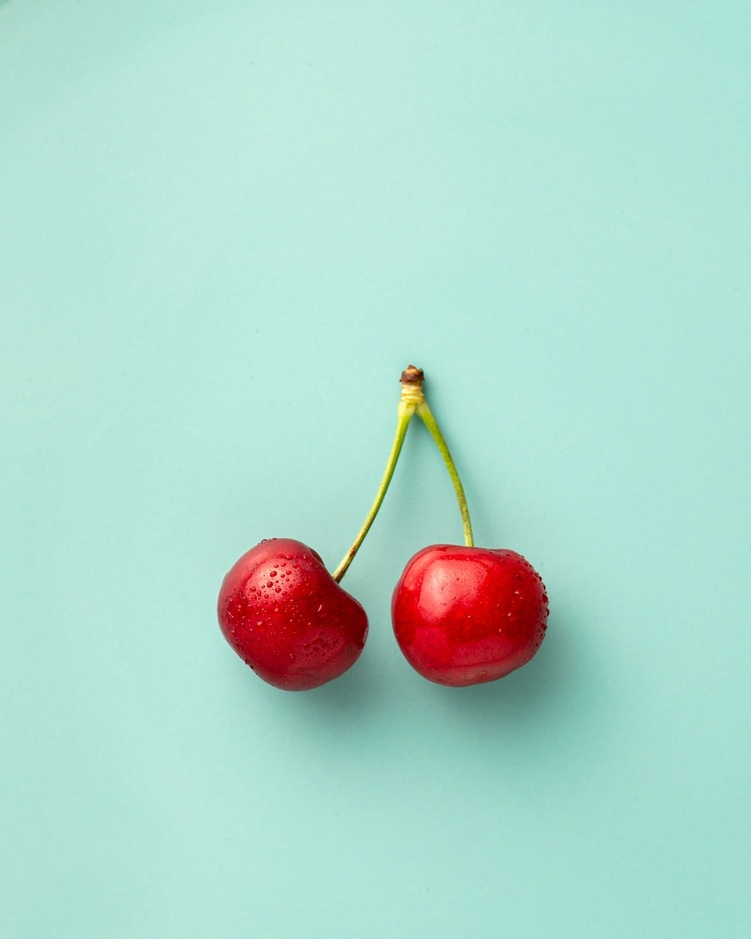
#> input picture images/final/image.jpeg, 751 x 939 px, shrunk from 1000 x 1250 before the run, given in place of image.jpg, which was not available
$ python test.py
#> lines starting #> are read from the running program, lines starting #| are printed output that depends on the picture; after the words box and inside, x2 and y2 are one past the last pixel; in counts of white or black regions, pixels touching at a corner belong together; pictures that were not available may be replaced by others from this repository, and a replacement may not be noted
import cv2

# Load and preprocess image
img = cv2.imread('image.jpg')
#> img is the input picture: shape (939, 751, 3); mean B, G, R 204.1, 215.5, 175
gray = cv2.cvtColor(img, cv2.COLOR_BGR2GRAY)
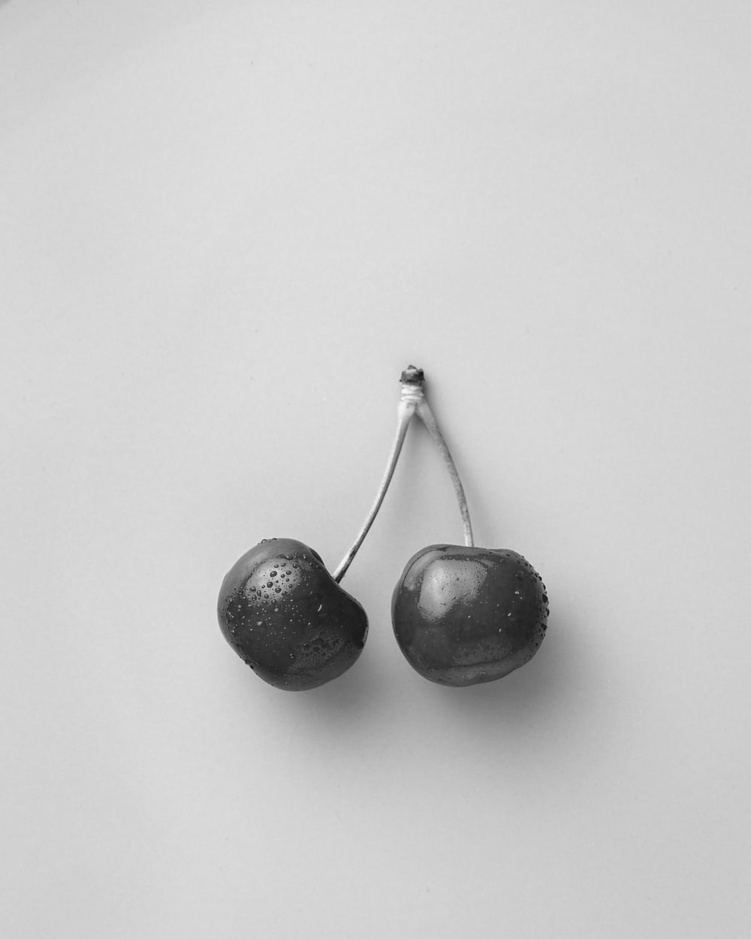
#> gray: shape (939, 751); min 15, max 249, mean 202
blur = cv2.GaussianBlur(gray, (5, 5), 0)
_, thresh = cv2.threshold(blur, 127, 255, cv2.THRESH_BINARY)
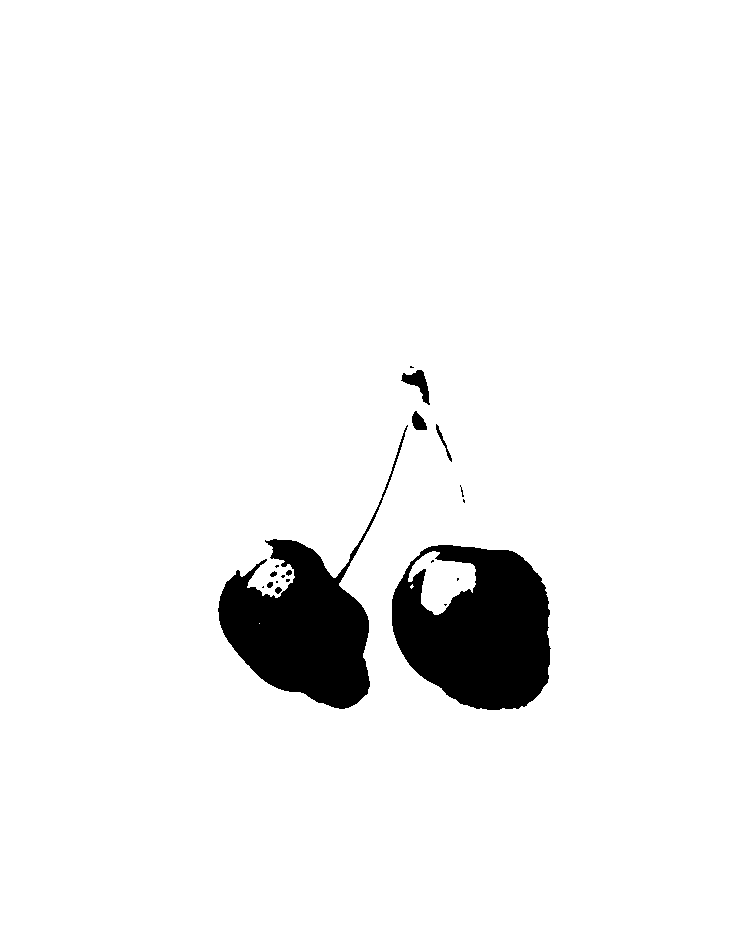
#> thresh: shape (939, 751); 94.8% white; 20 black regions (11 under 20 px)

# Detect contours
contours, _ = cv2.findContours(thresh, cv2.RETR_TREE, cv2.CHAIN_APPROX_SIMPLE)
#> contours = 25 contours, 13 with area under 20; largest, box (x1, y1, x2, y2) and area: (0, 0, 751, 939) 703500, (391, 544, 552, 711) 21442, (217, 424, 409, 710) 17136, (408, 551, 476, 615) 2328, (400, 369, 431, 406) 459

# Group contours by object
object_contours = []
for contour in contours:
    # Extract features from contour
    features = cv2.boundingRect(contour)
    # Check if contour belongs to an existing object
    matched = False
    for obj_contour in object_contours:
        obj_features = cv2.boundingRect(obj_contour[0])
        # Check if features match within a threshold
        if abs(features[0]-obj_features[0])<50 and abs(features[1]-obj_features[1])<50:
            obj_contour.append(contour)
            matched = True
            break
    # Create new object if no match found
    if not matched:
        object_contours.append([contour])
#> this loop made 25 passes
#> features on passes 2 to 13: (274, 586, 9, 9), (261, 585, 4, 4), (266, 581, 8, 8), (275, 580, 4, 4), (285, 578, 6, 5), (280, 574, 6, 5), (269, 570, 9, 8), (285, 569, 8, 8), (274, 564, 6, 5), (391, 544, 161, 167), (410, 584, 4, 5), (408, 551, 68, 64)
#> (contour, features) on pass 1: ([[0, 0], [0, 938], [750, 938], [750, 0]], (0, 0, 751, 939))
#> after the loop, obj_contour = 2 contours, 1 with area under 20; largest, box (x1, y1, x2, y2) and area: (400, 369, 431, 406) 459; object_contours = 8 items

# Draw bounding boxes
for obj_contour in object_contours:
    # Compute bounding box of object
    x,y,w,h = cv2.boundingRect(obj_contour[0])
    cv2.rectangle(img,(x,y),(x+w,y+h),(0,255,0),2)
#> this loop made 8 passes
#> (x, y, w, h) on passes 2, 3, 5, 6, 7, 8: (274, 586, 9, 9), (391, 544, 161, 167), (462, 498, 4, 6), (217, 424, 192, 286), (435, 423, 18, 40), (400, 369, 31, 37)
#> (obj_contour, x, y, w, h) on passes 1, 4: ([[[0, 0], [0, 938], [750, 938], [750, 0]]], 0, 0, 751, 939), (2 contours, all with area under 20, 443, 603, 5, 4)
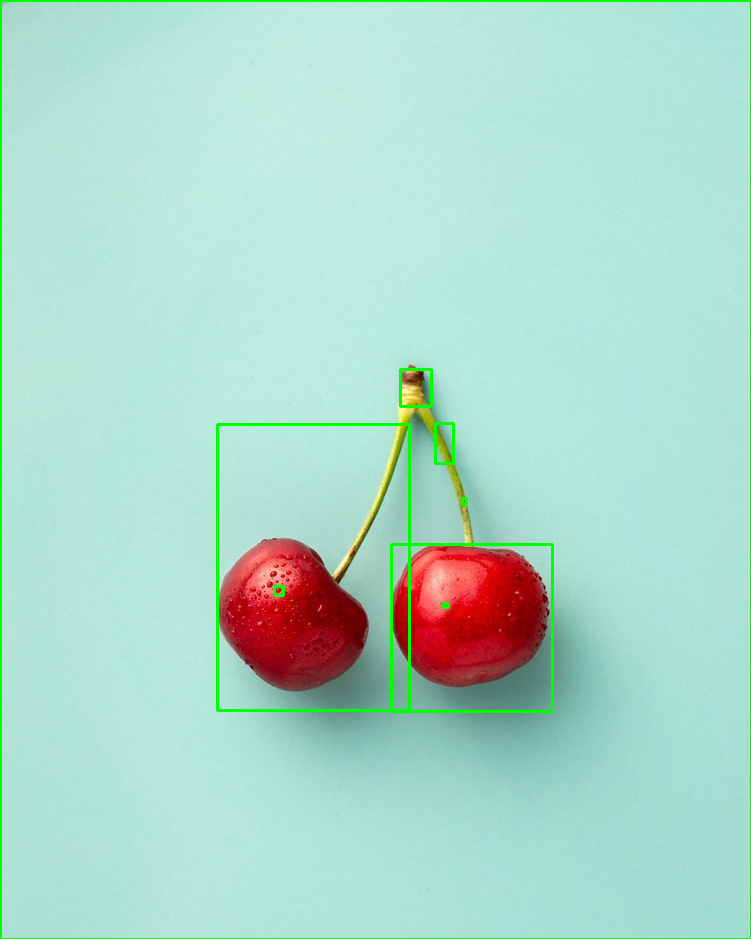
#> img: shape (939, 751, 3); 1.53% of pixels changed, all inside (x1, y1, x2, y2) = (0, 0, 751, 939)

# Display result
cv2.imshow('Result', img)
cv2.waitKey(0)
cv2.destroyAllWindows()
